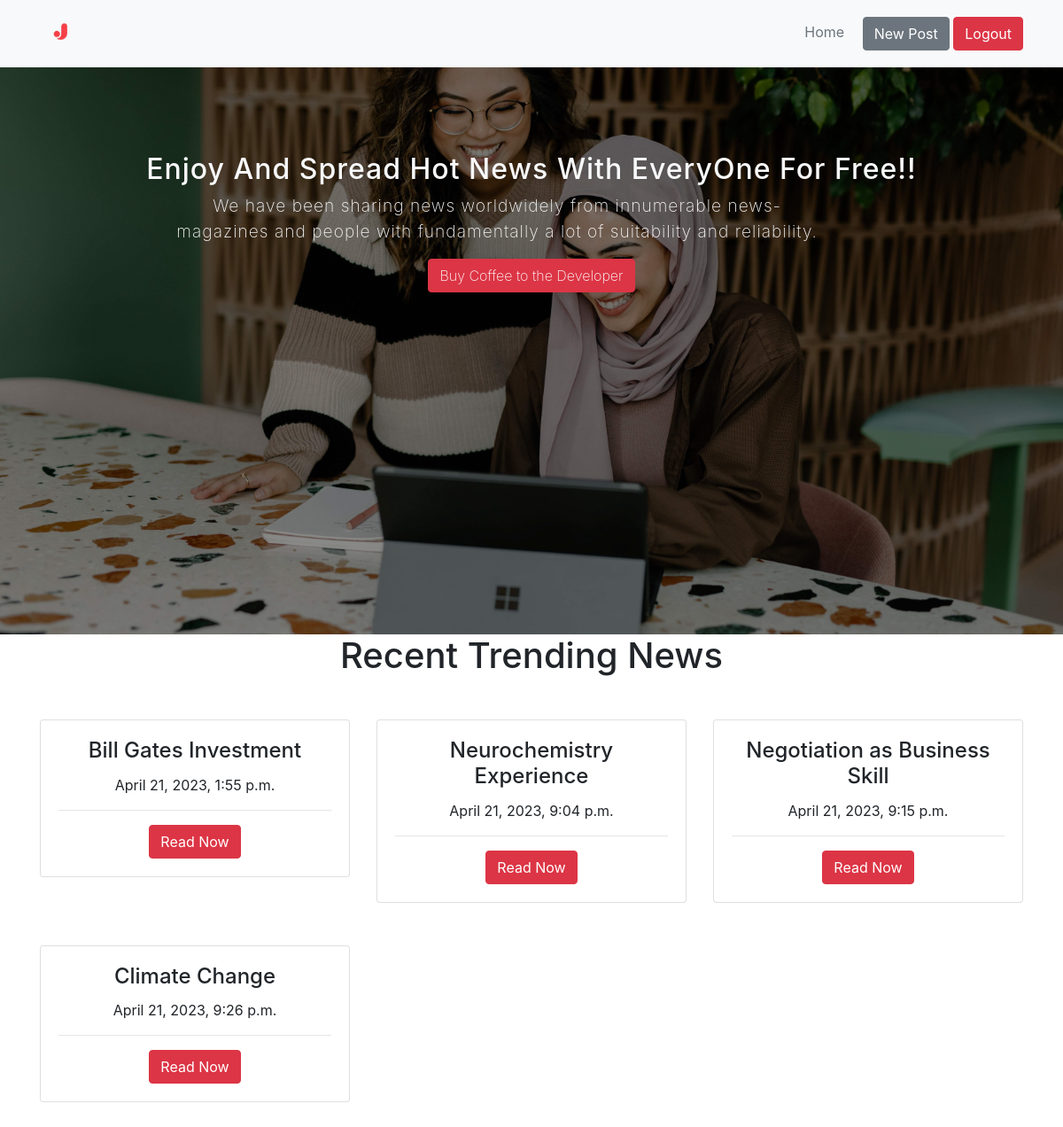
The page /JorenBlog/home/ (signed in) on the database as committed earlier.
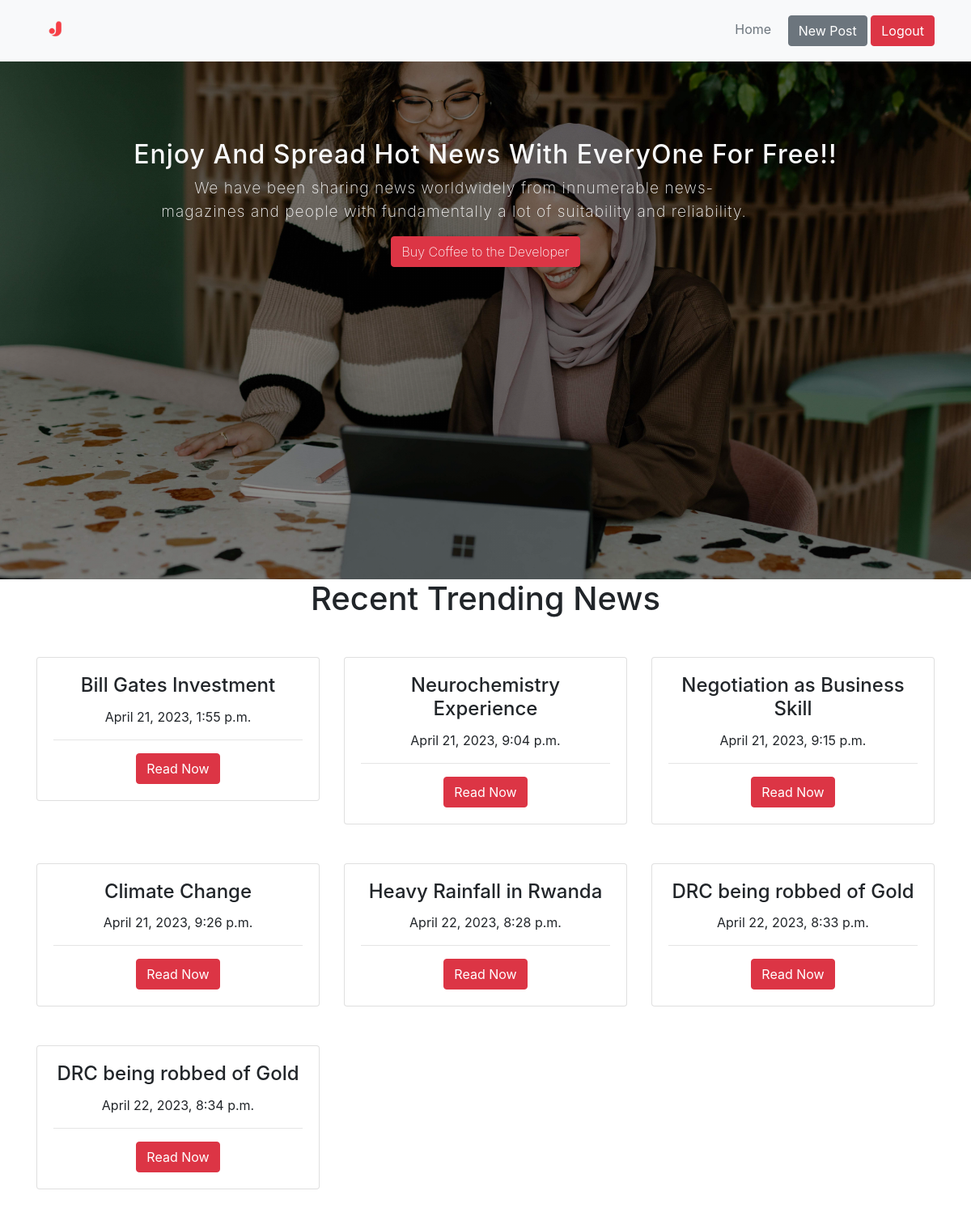
The same page on the database as committed later.
### post/models.py (models this page shows)
class Post(models.Model):
    type = models.ForeignKey(Type, related_name='posts', on_delete=models.CASCADE)
    title = models.CharField(max_length=500, null=False, blank=False)
    description = models.TextField(blank=False, null=False)
    created_by = models.ForeignKey(User, related_name='posts', on_delete=models.CASCADE)
    created_at = models.DateTimeField(auto_now_add=True)

### authentication/views.py (the view)
# urls.py: path('home/', views.home, name='home'),
@login_required
def home(request):
    types = Type.objects.all()
    posts = Post.objects.all()
    return render(request, 'authenticate/home.html', {
        'types': types,
        'posts': posts
    })

### authentication/templates/authenticate/home.html (shortened to what this page needs)
{% extends 'authenticate/base.html' %}
{% block content %}
<div class="banner">
    <div class="container pt-5 text-center">
        <h2 class="text-light pt-5" style="letter-spacing: 1px;"> Enjoy And Spread Hot News With EveryOne For Free!!</h2>
        <p style="padding-left: 13%; width: 80%; color:whitesmoke; font-size: 1.2rem; letter-spacing: 1px; font-weight: 200;"> We have been sharing news worldwidely from innumerable news-magazines and people with fundamentally a lot of suitability and reliability.  </p>
        <a href="#" class="btn btn-danger" style="font-weight: 200;"> Buy Coffee to the Developer</a>
    </div>
</div>
<div class="container text-center pb-5">
    <h1> Recent Trending News </h1>
    <div class="row mt-5">
        {% for post in posts %}
            <div class="col-md-4">
                <div class="card mb-5">
                    <div class="card-body">
                     <h4 class="card-title"> {{ post.title }} </h4>
                     <p class="card-text"> {{ post.created_at }} </p>
                     <hr>
                     <a href="{% url 'post:detail' post.id %}" class="btn btn-danger btn-md"> Read Now </a>
                    </div>
                </div>
            </div>
        {% endfor %}
    </div>
</div>
{% endblock %}

### authentication/templates/authenticate/base.html (shortened to what this page needs)
<!DOCTYPE html>
<html lang="en">
<head>
    {% load static %}
    <link rel="stylesheet" href="{% static 'css/bootstrap.min.css' %}">
    <link rel="stylesheet" href="{% static 'css/bootstrap.css' %}">
    <link rel="stylesheet" href="{% static 'css/style.css' %}">
</head>
<body>
    {% if request.user.is_authenticated %}
    <div class="navbar bg-light top-sticky">
        <div class="container">
        {% load static %}
        <img class="navbar-brand" src="{% static 'image/logo.png' %}" style="height: 60px; ">
        <div class="right">
            <a href="{% url 'home' %}" class="text-muted pr-3"> Home </a>
            <a href="{% url 'post:new' %}" class="btn btn-secondary"> New Post </a>
            <a href="{% url 'logout' %}" class="btn btn-danger"> Logout</a>
        </div>
        </div>
    </div>
    {% endif %}
    {% block content %}
    {% endblock%}
</body>
</html>

### authentication/static/css/style.css (style rules this page uses)
.banner { width: 100%; height: 80vh; background-image: linear-gradient(rgba(0,0,0,0.4), rgba(0,0,0,0.4)),url('../image/happy-women.jpg'); background-size: cover; background-position: 100%; }

Rows that differ between the two databases and show on the page:
added Post: title "Heavy Rainfall in Rwanda", created_at "April 22, 2023, 8:28 p.m."
added Post: title "DRC being robbed of Gold", created_at "April 22, 2023, 8:33 p.m."
added Post: title "DRC being robbed of Gold", created_at "April 22, 2023, 8:34 p.m."
